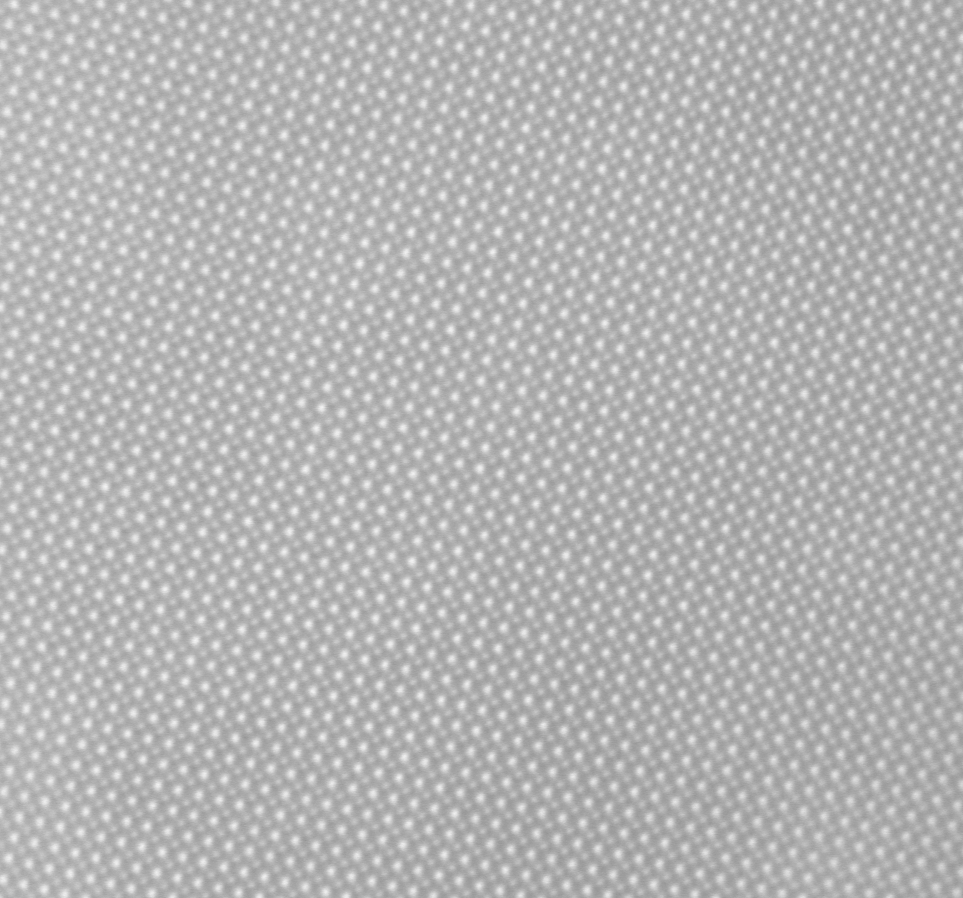
#> input picture example_notebooks/data/FigS6_0716__Cryo_NSMO110_5-1Mx_0p5us_1024px_REGISTERED.tif, 963 x 898 px
$ jupyter execute --allow-errors 1_PLD_mapping.ipynb   (shell and % lines are left out)
#> lines starting #> are read from the running program, lines starting #| are printed output that depends on the picture
# Periodic lattice displacement mapping
This example notebook demonstrates the fourier masking approach for measuring periodic lattice displacements. An atomic resolution HAADF STEM image of the charge ordered perovskite Nd$_{0.5}$Sr$_{0.5}$MnO$_3$ thin film is used.

The method used is described in detail in [Savitzky, B. H., El Baggari, I., Admasu, A. S., Kim, J., Cheong, S. W., Hovden, R., & Kourkoutis, L. F. (2017). Bending and breaking of stripes in a charge ordered manganite. Nature communications, 8(1), 1883.](https://doi.org/10.1038/s41467-017-02156-1)

The data used for this tutorial is from the publication [El Baggari, I., Baek, D. J., Zachman, M. J., Lu, D., Hikita, Y., Hwang, H. Y., ... & Kourkoutis, L. F. (2021). Charge order textures induced by non-linear couplings in a half-doped manganite. Nature communications, 12(1), 3747.](https://doi.org/10.1038/s41467-021-24026-7)

#### [This dataset and others are available through PARADIM](https://data.paradim.org/doi/bg5n-4s68/)

[cell 1]
import numpy as np
import matplotlib.pyplot as plt
from scipy.ndimage import gaussian_filter
from tifffile import imread
import kemstem
print(f'{kemstem.__version__=}')

# Data loading and preprocessing
We begin by loading an atomic resolution HAADF STEM image of our film, and performing some basic preprocessing before beginning analysis. Here, the image is cropped to a square for ease of analysis and the intensity is normalized between 0 and 1 for interpretability.

[cell 2]
filename = 'data/FigS6_0716__Cryo_NSMO110_5-1Mx_0p5us_1024px_REGISTERED.tif'
image = imread(filename)
#> image is the input picture: shape (898, 963) float32; min 0.584, max 0.954, mean 0.71
print(f'Image shape {image.shape}')
#| Image shape (898, 963)
image = image[:min(image.shape),:min(image.shape)]
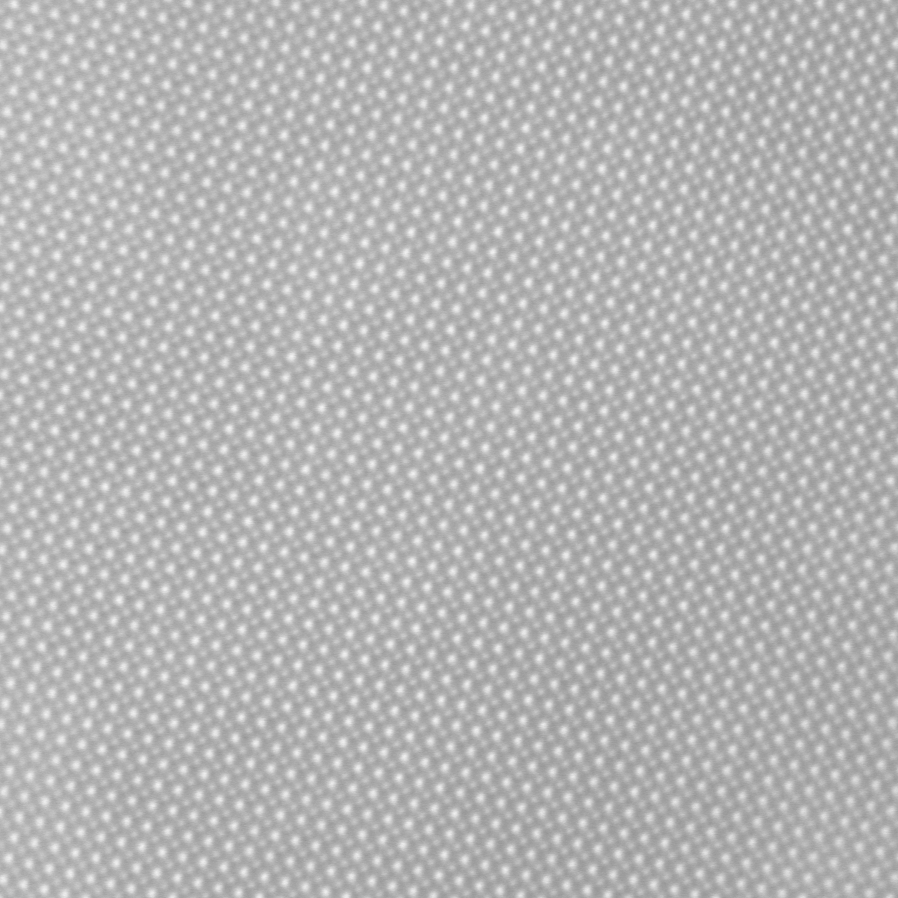
#> image: shape (898, 898) float32; min 0.584, max 0.954, mean 0.712
print(f'Cropped to {image.shape}')
#| Cropped to (898, 898)
#> (the rest of this cell did not finish here and is left out)

#> (a cell that did not finish here is left out)

# Identifying FFT peaks of interest to mask
The basic approach will be to generate a reference image without the periodic lattice distortions by masking out all the superlattice peaks, then mapping out the displacements between our measured column positions and this undistorted reference.

We begin by selecting the superlattice peaks to mask out. The next cell allows these peaks to be picked manually, or uncomment the following cell to use a preselected set of peak positions.

#> (a cell that did not finish here is left out)

[cell 5]
# uncomment and run to use preselected peak(s)
#selected_peaks_PLD = np.array([[443.43372957, 454.56627043, 471.48194938, 426.51805062, 495.77112942, 402.22887058, 522.95187851, 375.04812149,548.39768617, 349.60231383, 575.00012145, 322.99987855,363.33726683, 534.66273317, 389.3613883 , 508.6386117 ,413.65056834, 484.34943166, 439.67468981, 458.32531019,465.69881128, 432.30118872, 491.72293274, 406.27706726,516.59042659, 381.40957341, 544.34948949, 353.65051051,569.79529715, 328.20470285, 425.21684455, 472.78315545,451.24096602, 446.75903398, 476.68677367, 421.31322633,503.28920895, 394.71079105, 529.89164423, 368.10835577],
#       [307.89143026, 590.10856974, 322.34927552, 575.65072448,339.12037602, 558.87962398, 354.7348489 , 543.2651511 ,369.77100797, 528.22899203, 385.38548085, 512.61451915,326.975786  , 571.024214  , 343.16857269, 554.83142731,358.20473176, 539.79526824, 373.81920465, 524.18079535,390.01199134, 507.98800866, 404.4698366 , 493.5301634 ,420.08430948, 477.91569052, 436.85540998, 461.14459002,453.04819667, 444.95180333, 399.84332611, 498.15667389,415.457799  , 482.542201  , 430.49395807, 467.50604193,446.68674476, 451.31325524, 462.30121764, 435.69878236]])

# Fitting FFT peaks
Next, we fit the peaks using 2D gaussians. 2 parameters are important - the peak position, at which to center our masks, and the peak background, which we  set the masked areas to in order to match the surrounding background level. As peak width and amplitude are unimportant, we convolve a gaussian with the pattern to ease fitting.

#> (a cell that did not finish here is left out)

#> (a cell that did not finish here is left out)

# Masking FFT peaks
Peaks are masked with circular masks. The mask size is an important parameter - it should be set to ensure that the superlattice peaks are entirely masked out, while minimizing the inclusion of any other features present in the pattern. The masked fourier pattern and its inverse fourier transform - the desired undistorted reference image - are shown below.

[cell 8]
mask_size  = 6
#> (the rest of this cell did not finish here and is left out)

# Visualizing intensity differences with the reference image
A quick and easy way to visualize contrast changes due to a PLD, or e.g. chemical ordering, is to simply plot the difference between the original (distorted) image and the (undistorted) reference generated by the Fourier masking performed above.

#> (a cell that did not finish here is left out)

# Fitting atomic columns
To measure the actual displacements of each atomic column in the image (the periodic lattice displacements) we'll need to identify the atomic columns and precicely fit their positions in the original and reference images.

We begin by finding the column positions using an approach derived from stemtool.

[cell 10]
distance = 5
threshold = .1
#> (the rest of this cell did not finish here and is left out)

Next, we test fitting a single atomic column. The test column is selected with `test_it`, the key parameter is the fit window size, set with `window_dim`. It can be useful to preprocess the image to aid in fitting, though the precise approach will depend strongly on details of the image and precision considerations. Here we gaussian filter the image slightly to improve fit convergence, and wrap this preprocessing in a function to ensure precicely the same steps are taken with both the original and reference images to avoid any unwanted added differences between the two images.

The figure generated by this cell shows:
* The patch of image data being fit in the top left
* The fit result in the top right (should look as similar as possible to the top left)
* The full image in the bottom left, marked with the original and refined positions in blue and red.
* The fit residual, which should be as small and flat as possible.

[cell 11]
def preprocc_image(im):
    sigma = 1
    return gaussian_filter(im,sigma)

test_it =3000
window_dim = 9
fitting_image = preprocc_image(image)
#> (the rest of this cell did not finish here and is left out)
